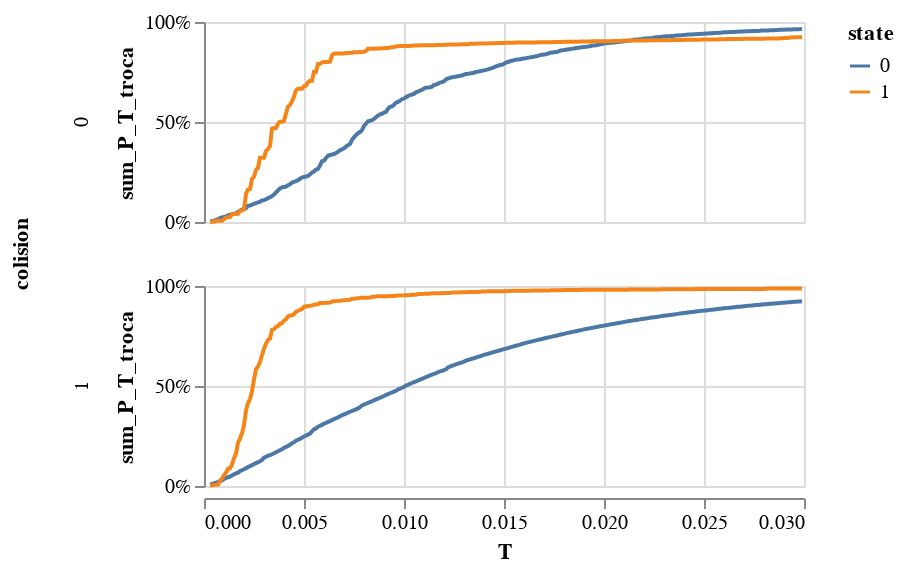

The cell this chart's notebook holds for it:
### Code cell
alt.Chart(db_mean).mark_line().encode(
    x = 'T',
    y = alt.Y('sum_P_T_troca').axis(format = '%'),
    color = 'state:N',
    row = 'colision:N',
).properties(height = 100).resolve_scale(y = 'independent')

### Figure 1 — Vega-Lite specification as saved in the notebook (floating-point values rounded to 4 significant figures; data arrays with more than 128 entries replaced by an {"elided": "..."} marker saying what was removed)
{"config": {"view": {"continuousWidth": 300, "continuousHeight": 300}}, "data": {"name": "data-4c007dc66bab24bf976cf8cf3b9842bc"}, "mark": {"type": "line"}, "encoding": {"color": {"field": "state", "type": "nominal"}, "row": {"field": "colision", "type": "nominal"}, "x": {"field": "T", "type": "quantitative"}, "y": {"axis": {"format": "%"}, "field": "sum_P_T_troca", "type": "quantitative"}}, "height": 100, "resolve": {"scale": {"y": "independent"}}, "$schema": "https://vega.github.io/schema/vega-lite/v5.17.0.json", "datasets": {"data-4c007dc66bab24bf976cf8cf3b9842bc": {"elided": "1188 records"}}}
